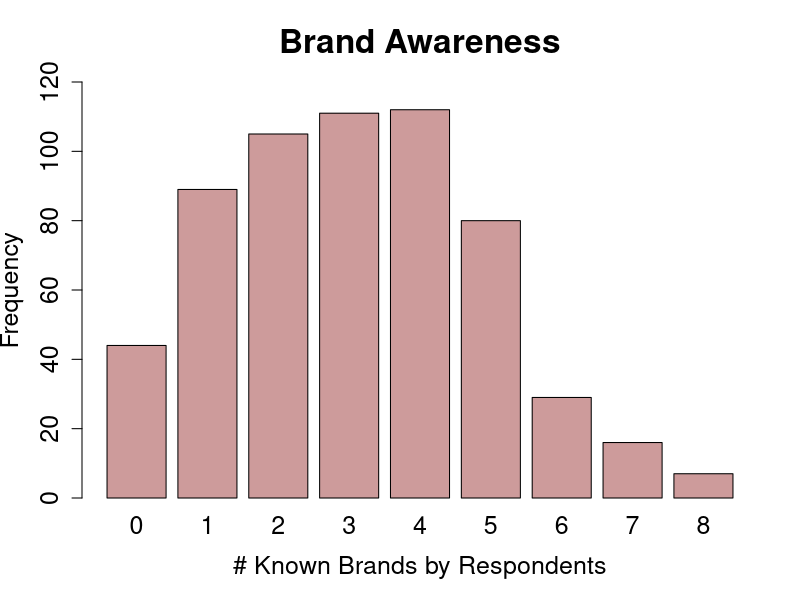
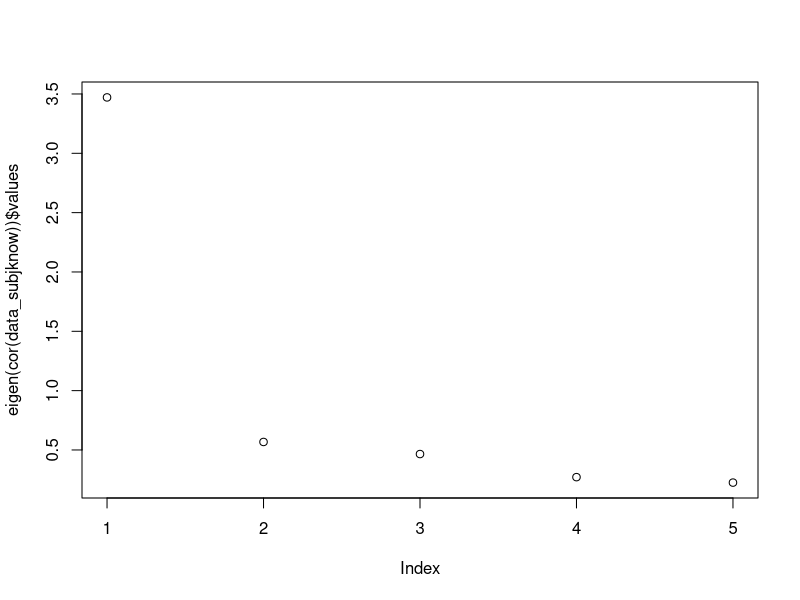
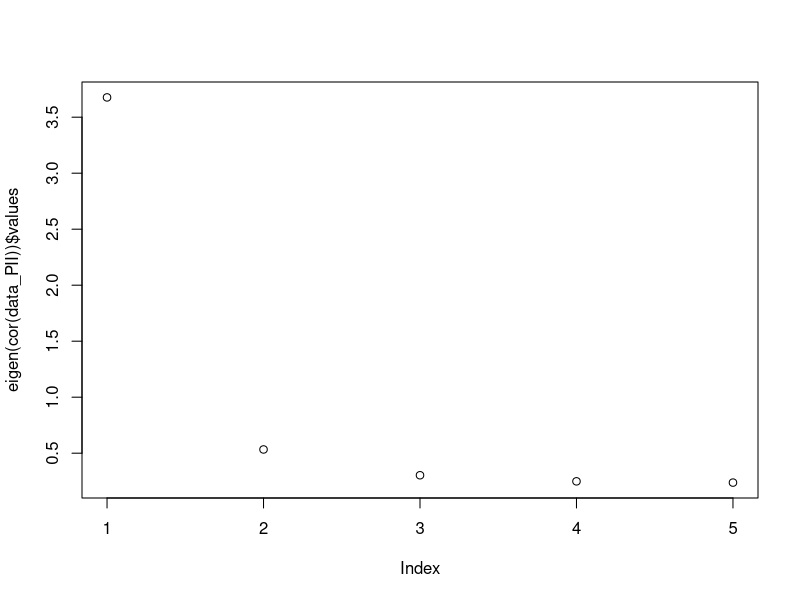
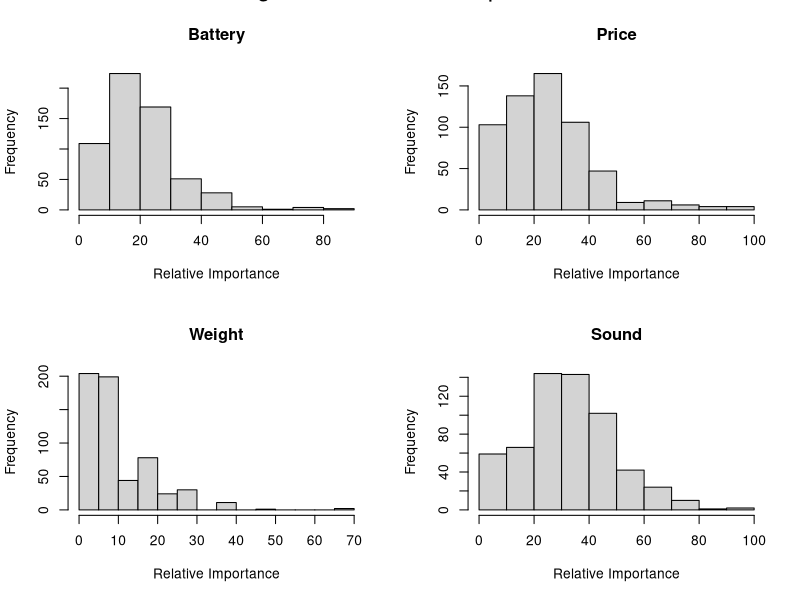
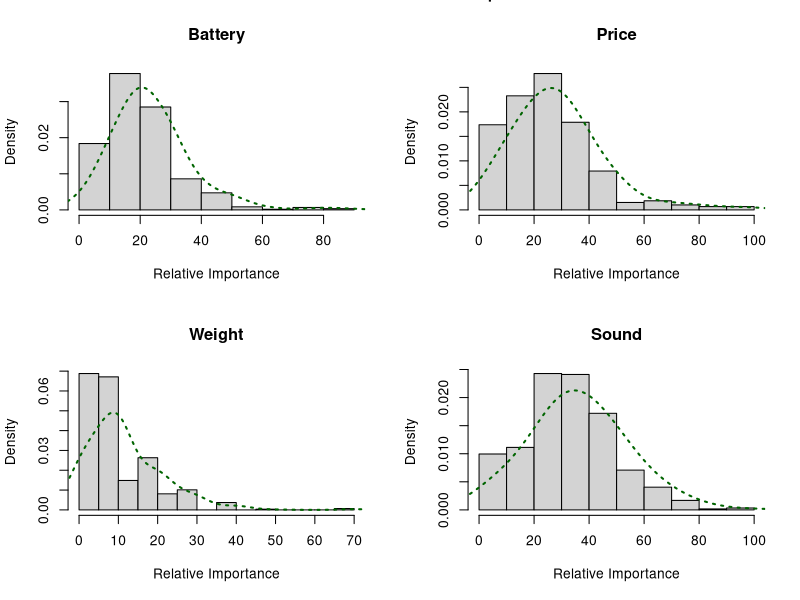

Write the R code that produced these figures, in order. (Note: this script raises an error after producing the figures.)
getwd()
setwd("~/Caci17/SWP3")

library(psych)
library(dplyr)

bluetooth <- read.csv("indivData.csv")

###---- Brand Awarenes ----

#bakalim kac kisi biliyormus
head <- c("Anker", "Bose", "JBL", "Philips", "Sony", "UE", "HarmanKardon", "Beats", "None", "Observations", "0", "1", "2", "3", "4", "5", "6", "7", "8", "Avr")

counts_general <- as.vector(rowSums(bluetooth[, c(4, 5, 6, 7, 8, 9, 10, 11)]))
#let's make a new column with counts general
bluetooth$brand_awareness <- as.factor(counts_general)
plot(bluetooth$brand_awareness, xlab="# Known Brands by Respondents", ylab = "Frequency", ylim=c(0,120), main = "Brand Awareness", col = "rosybrown3", cex.lab=1.5, cex.axis=1.5, cex.main=2, cex.sub=1.5, cex.names = 1.5)

general_sums <- c(sum(bluetooth$BrandAwareness_Anker), 
              sum(bluetooth$BrandAwareness_Bose),
              sum(bluetooth$BrandAwareness_JBL),
              sum(bluetooth$BrandAwareness_Philips),
              sum(bluetooth$BrandAwareness_Sony),
              sum(bluetooth$BrandAwareness_UE),
              sum(bluetooth$BrandAwareness_HarmanKardon),
              sum(bluetooth$BrandAwareness_Beats),
              sum(bluetooth$BrandAwareness_None),
              nrow(bluetooth),
              sum(counts_general == "0"),
              sum(counts_general == "1"),
              sum(counts_general == "2"),
              sum(counts_general == "3"),
              sum(counts_general == "4"),
              sum(counts_general == "5"),
              sum(counts_general == "6"),
              sum(counts_general == "7"),
              sum(counts_general == "8"),
              mean(counts_general)) #there is one person did not respond this question!

#hicbirini bilmiyorum diyen ama yine de baska markayi biliyorum diye isaretleyen olmus mu- olmamis baktim.

#cinsiyete gore ayiralim
female <- bluetooth[bluetooth$GenderLabel == "female", ]
male <- bluetooth[bluetooth$GenderLabel == "male", ]
no_gender_info <- bluetooth[bluetooth$GenderLabel == "Prefer not to answer", ]

counts_female <- as.vector(rowSums(female[, c(4, 5, 6, 7, 8, 9, 10, 11)]))
female_sums <- c(sum(female$BrandAwareness_Anker), 
                  sum(female$BrandAwareness_Bose),
                  sum(female$BrandAwareness_JBL),
                  sum(female$BrandAwareness_Philips),
                  sum(female$BrandAwareness_Sony),
                  sum(female$BrandAwareness_UE),
                  sum(female$BrandAwareness_HarmanKardon),
                  sum(female$BrandAwareness_Beats),
                  sum(female$BrandAwareness_None),
                  nrow(female),
                  sum(counts_female == "0"),
                  sum(counts_female == "1"),
                  sum(counts_female == "2"),
                  sum(counts_female == "3"),
                  sum(counts_female == "4"),
                  sum(counts_female == "5"),
                  sum(counts_female == "6"),
                  sum(counts_female == "7"),
                  sum(counts_female == "8"),
                  mean(counts_female))

counts_male <- as.vector(rowSums(male[, c(4, 5, 6, 7, 8, 9, 10, 11)]))
male_sums <- c(sum(male$BrandAwareness_Anker), 
                  sum(male$BrandAwareness_Bose),
                  sum(male$BrandAwareness_JBL),
                  sum(male$BrandAwareness_Philips),
                  sum(male$BrandAwareness_Sony),
                  sum(male$BrandAwareness_UE),
                  sum(male$BrandAwareness_HarmanKardon),
                  sum(male$BrandAwareness_Beats),
                  sum(male$BrandAwareness_None),
                  nrow(male),
                  sum(counts_male == "0"),
                  sum(counts_male == "1"),
                  sum(counts_male == "2"),
                  sum(counts_male == "3"),
                  sum(counts_male == "4"),
                  sum(counts_male == "5"),
                  sum(counts_male == "6"),
                  sum(counts_male == "7"),
                  sum(counts_male == "8"),
                  mean(counts_male))

counts_gender <- as.vector(rowSums(no_gender_info[, c(4, 5, 6, 7, 8, 9, 10, 11)]))
no_gender_sums <- c(sum(no_gender_info$BrandAwareness_Anker), 
                  sum(no_gender_info$BrandAwareness_Bose),
                  sum(no_gender_info$BrandAwareness_JBL),
                  sum(no_gender_info$BrandAwareness_Philips),
                  sum(no_gender_info$BrandAwareness_Sony),
                  sum(no_gender_info$BrandAwareness_UE),
                  sum(no_gender_info$BrandAwareness_HarmanKardon),
                  sum(no_gender_info$BrandAwareness_Beats),
                  sum(no_gender_info$BrandAwareness_None),
                  nrow(no_gender_info),
                  sum(counts_gender == "0"),
                  sum(counts_gender == "1"),
                  sum(counts_gender == "2"),
                  sum(counts_gender == "3"),
                  sum(counts_gender == "4"),
                  sum(counts_gender == "5"),
                  sum(counts_gender == "6"),
                  sum(counts_gender == "7"),
                  sum(counts_gender == "8"),
                  mean(counts_gender))
#by their occupation
employed <- bluetooth[bluetooth$OccupationLabel == "Employed",]
retired <- bluetooth[bluetooth$OccupationLabel == "Retired",]
selfemployed <- bluetooth[bluetooth$OccupationLabel == "Self-employed",]
student <- bluetooth[bluetooth$OccupationLabel == "Student",]
unemployed <- bluetooth[bluetooth$OccupationLabel == "Unemployed",]

counts_employed <- as.vector(rowSums(employed[, c(4, 5, 6, 7, 8, 9, 10, 11)]))
employed_sums <- c(sum(employed$BrandAwareness_Anker), 
                 sum(employed$BrandAwareness_Bose),
                 sum(employed$BrandAwareness_JBL),
                 sum(employed$BrandAwareness_Philips),
                 sum(employed$BrandAwareness_Sony),
                 sum(employed$BrandAwareness_UE),
                 sum(employed$BrandAwareness_HarmanKardon),
                 sum(employed$BrandAwareness_Beats),
                 sum(employed$BrandAwareness_None),
                 nrow(employed),
                 sum(counts_employed == "0"),
                 sum(counts_employed == "1"),
                 sum(counts_employed == "2"),
                 sum(counts_employed == "3"),
                 sum(counts_employed == "4"),
                 sum(counts_employed == "5"),
                 sum(counts_employed == "6"),
                 sum(counts_employed == "7"),
                 sum(counts_employed == "8"),
                 mean(counts_employed))

counts_retired <- as.vector(rowSums(retired[, c(4, 5, 6, 7, 8, 9, 10, 11)]))
retired_sums <- c(sum(retired$BrandAwareness_Anker), 
               sum(retired$BrandAwareness_Bose),
               sum(retired$BrandAwareness_JBL),
               sum(retired$BrandAwareness_Philips),
               sum(retired$BrandAwareness_Sony),
               sum(retired$BrandAwareness_UE),
               sum(retired$BrandAwareness_HarmanKardon),
               sum(retired$BrandAwareness_Beats),
               sum(retired$BrandAwareness_None),
               nrow(retired),
               sum(counts_retired == "0"),
               sum(counts_retired == "1"),
               sum(counts_retired == "2"),
               sum(counts_retired == "3"),
               sum(counts_retired == "4"),
               sum(counts_retired == "5"),
               sum(counts_retired == "6"),
               sum(counts_retired == "7"),
               sum(counts_retired == "8"),
               mean(counts_retired))

counts_selfemployed <- as.vector(rowSums(selfemployed[, c(4, 5, 6, 7, 8, 9, 10, 11)]))
selfemployed_sums <- c(sum(selfemployed$BrandAwareness_Anker), 
                    sum(selfemployed$BrandAwareness_Bose),
                    sum(selfemployed$BrandAwareness_JBL),
                    sum(selfemployed$BrandAwareness_Philips),
                    sum(selfemployed$BrandAwareness_Sony),
                    sum(selfemployed$BrandAwareness_UE),
                    sum(selfemployed$BrandAwareness_HarmanKardon),
                    sum(selfemployed$BrandAwareness_Beats),
                    sum(selfemployed$BrandAwareness_None),
                    nrow(selfemployed),
                    sum(counts_selfemployed == "0"),
                    sum(counts_selfemployed == "1"),
                    sum(counts_selfemployed == "2"),
                    sum(counts_selfemployed == "3"),
                    sum(counts_selfemployed == "4"),
                    sum(counts_selfemployed == "5"),
                    sum(counts_selfemployed == "6"),
                    sum(counts_selfemployed == "7"),
                    sum(counts_selfemployed == "8"),
                    mean(counts_selfemployed))

counts_student <- as.vector(rowSums(student[, c(4, 5, 6, 7, 8, 9, 10, 11)]))
student_sums <- c(sum(student$BrandAwareness_Anker), 
                      sum(student$BrandAwareness_Bose),
                      sum(student$BrandAwareness_JBL),
                      sum(student$BrandAwareness_Philips),
                      sum(student$BrandAwareness_Sony),
                      sum(student$BrandAwareness_UE),
                      sum(student$BrandAwareness_HarmanKardon),
                      sum(student$BrandAwareness_Beats),
                      sum(student$BrandAwareness_None),
                      nrow(student),
                      sum(counts_student == "0"),
                      sum(counts_student == "1"),
                      sum(counts_student == "2"),
                      sum(counts_student == "3"),
                      sum(counts_student == "4"),
                      sum(counts_student == "5"),
                      sum(counts_student == "6"),
                      sum(counts_student == "7"),
                      sum(counts_student == "8"),
                      mean(counts_student))

counts_unemployed <- as.vector(rowSums(unemployed[, c(4, 5, 6, 7, 8, 9, 10, 11)]))
unemployed_sums <- c(sum(unemployed$BrandAwareness_Anker), 
                       sum(unemployed$BrandAwareness_Bose),
                       sum(unemployed$BrandAwareness_JBL),
                       sum(unemployed$BrandAwareness_Philips),
                       sum(unemployed$BrandAwareness_Sony),
                       sum(unemployed$BrandAwareness_UE),
                       sum(unemployed$BrandAwareness_HarmanKardon),
                       sum(unemployed$BrandAwareness_Beats),
                       sum(unemployed$BrandAwareness_None),
                       nrow(unemployed),
                       sum(counts_unemployed == "0"),
                       sum(counts_unemployed == "1"),
                       sum(counts_unemployed == "2"),
                       sum(counts_unemployed == "3"),
                       sum(counts_unemployed == "4"),
                       sum(counts_unemployed == "5"),
                       sum(counts_unemployed == "6"),
                       sum(counts_unemployed == "7"),
                       sum(counts_unemployed == "8"),
                       mean(counts_unemployed))

#by income
levels(bluetooth$IncomeLabel)
#we have 8 levels, 1 to 7 is going in an increasing scale, while 8 is not specified 
bluetooth$Income <- as.factor(bluetooth$Income)
income1 <- bluetooth[bluetooth$Income == "1",]
income2 <- bluetooth[bluetooth$Income == "2",]
income3 <- bluetooth[bluetooth$Income == "3",]
income4 <- bluetooth[bluetooth$Income == "4",]
income5 <- bluetooth[bluetooth$Income == "5",]
income6 <- bluetooth[bluetooth$Income == "6",]
income7 <- bluetooth[bluetooth$Income == "7",]
income8 <- bluetooth[bluetooth$Income == "8",]


counts_income1 <- as.vector(rowSums(income1[, c(4, 5, 6, 7, 8, 9, 10, 11)]))
income1_sums <- c(sum(income1$BrandAwareness_Anker), 
                     sum(income1$BrandAwareness_Bose),
                     sum(income1$BrandAwareness_JBL),
                     sum(income1$BrandAwareness_Philips),
                     sum(income1$BrandAwareness_Sony),
                     sum(income1$BrandAwareness_UE),
                     sum(income1$BrandAwareness_HarmanKardon),
                     sum(income1$BrandAwareness_Beats),
                     sum(income1$BrandAwareness_None),
                     nrow(income1),
                     sum(counts_income1 == "0"),
                     sum(counts_income1 == "1"),
                     sum(counts_income1 == "2"),
                     sum(counts_income1 == "3"),
                     sum(counts_income1 == "4"),
                     sum(counts_income1 == "5"),
                     sum(counts_income1 == "6"),
                     sum(counts_income1 == "7"),
                     sum(counts_income1 == "8"),
                     mean(counts_income1))

counts_income2 <- as.vector(rowSums(income2[, c(4, 5, 6, 7, 8, 9, 10, 11)]))
income2_sums <- c(sum(income2$BrandAwareness_Anker), 
                     sum(income2$BrandAwareness_Bose),
                     sum(income2$BrandAwareness_JBL),
                     sum(income2$BrandAwareness_Philips),
                     sum(income2$BrandAwareness_Sony),
                     sum(income2$BrandAwareness_UE),
                     sum(income2$BrandAwareness_HarmanKardon),
                     sum(income2$BrandAwareness_Beats),
                     sum(income2$BrandAwareness_None),
                     nrow(income2),
                     sum(counts_income2 == "0"),
                     sum(counts_income2 == "1"),
                     sum(counts_income2 == "2"),
                     sum(counts_income2 == "3"),
                     sum(counts_income2 == "4"),
                     sum(counts_income2 == "5"),
                     sum(counts_income2 == "6"),
                     sum(counts_income2 == "7"),
                     sum(counts_income2 == "8"),
                     mean(counts_income2))


counts_income3 <- as.vector(rowSums(income3[, c(4, 5, 6, 7, 8, 9, 10, 11)]))
income3_sums <- c(sum(income3$BrandAwareness_Anker), 
                     sum(income3$BrandAwareness_Bose),
                     sum(income3$BrandAwareness_JBL),
                     sum(income3$BrandAwareness_Philips),
                     sum(income3$BrandAwareness_Sony),
                     sum(income3$BrandAwareness_UE),
                     sum(income3$BrandAwareness_HarmanKardon),
                     sum(income3$BrandAwareness_Beats),
                     sum(income3$BrandAwareness_None),
                     nrow(income3),
                     sum(counts_income3 == "0"),
                     sum(counts_income3 == "1"),
                     sum(counts_income3 == "2"),
                     sum(counts_income3 == "3"),
                     sum(counts_income3 == "4"),
                     sum(counts_income3 == "5"),
                     sum(counts_income3 == "6"),
                     sum(counts_income3 == "7"),
                     sum(counts_income3 == "8"),
                     mean(counts_income3))

counts_income4 <- as.vector(rowSums(income4[, c(4, 5, 6, 7, 8, 9, 10, 11)]))
income4_sums <- c(sum(income4$BrandAwareness_Anker), 
                     sum(income4$BrandAwareness_Bose),
                     sum(income4$BrandAwareness_JBL),
                     sum(income4$BrandAwareness_Philips),
                     sum(income4$BrandAwareness_Sony),
                     sum(income4$BrandAwareness_UE),
                     sum(income4$BrandAwareness_HarmanKardon),
                     sum(income4$BrandAwareness_Beats),
                     sum(income4$BrandAwareness_None),
                     nrow(income4),
                     sum(counts_income4 == "0"),
                     sum(counts_income4 == "1"),
                     sum(counts_income4 == "2"),
                     sum(counts_income4 == "3"),
                     sum(counts_income4 == "4"),
                     sum(counts_income4 == "5"),
                     sum(counts_income4 == "6"),
                     sum(counts_income4 == "7"),
                     sum(counts_income4 == "8"),
                     mean(counts_income4))

counts_income5 <- as.vector(rowSums(income5[, c(4, 5, 6, 7, 8, 9, 10, 11)]))
income5_sums <- c(sum(income5$BrandAwareness_Anker), 
                     sum(income5$BrandAwareness_Bose),
                     sum(income5$BrandAwareness_JBL),
                     sum(income5$BrandAwareness_Philips),
                     sum(income5$BrandAwareness_Sony),
                     sum(income5$BrandAwareness_UE),
                     sum(income5$BrandAwareness_HarmanKardon),
                     sum(income5$BrandAwareness_Beats),
                     sum(income5$BrandAwareness_None),
                     nrow(income5),
                     sum(counts_income5 == "0"),
                     sum(counts_income5 == "1"),
                     sum(counts_income5 == "2"),
                     sum(counts_income5 == "3"),
                     sum(counts_income5 == "4"),
                     sum(counts_income5 == "5"),
                     sum(counts_income5 == "6"),
                     sum(counts_income5 == "7"),
                     sum(counts_income5 == "8"),
                     mean(counts_income5))

counts_income6 <- as.vector(rowSums(income6[, c(4, 5, 6, 7, 8, 9, 10, 11)]))
income6_sums <- c(sum(income6$BrandAwareness_Anker), 
                     sum(income6$BrandAwareness_Bose),
                     sum(income6$BrandAwareness_JBL),
                     sum(income6$BrandAwareness_Philips),
                     sum(income6$BrandAwareness_Sony),
                     sum(income6$BrandAwareness_UE),
                     sum(income6$BrandAwareness_HarmanKardon),
                     sum(income6$BrandAwareness_Beats),
                     sum(income6$BrandAwareness_None),
                     nrow(income6),
                     sum(counts_income6 == "0"),
                     sum(counts_income6 == "1"),
                     sum(counts_income6 == "2"),
                     sum(counts_income6 == "3"),
                     sum(counts_income6 == "4"),
                     sum(counts_income6 == "5"),
                     sum(counts_income6 == "6"),
                     sum(counts_income6 == "7"),
                     sum(counts_income6 == "8"),
                     mean(counts_income6))

counts_income7 <- as.vector(rowSums(income7[, c(4, 5, 6, 7, 8, 9, 10, 11)]))
income7_sums <- c(sum(income7$BrandAwareness_Anker), 
                     sum(income7$BrandAwareness_Bose),
                     sum(income7$BrandAwareness_JBL),
                     sum(income7$BrandAwareness_Philips),
                     sum(income7$BrandAwareness_Sony),
                     sum(income7$BrandAwareness_UE),
                     sum(income7$BrandAwareness_HarmanKardon),
                     sum(income7$BrandAwareness_Beats),
                     sum(income7$BrandAwareness_None),
                     nrow(income7),
                     sum(counts_income7 == "0"),
                     sum(counts_income7 == "1"),
                     sum(counts_income7 == "2"),
                     sum(counts_income7 == "3"),
                     sum(counts_income7 == "4"),
                     sum(counts_income7 == "5"),
                     sum(counts_income7 == "6"),
                     sum(counts_income7 == "7"),
                     sum(counts_income7 == "8"),
                     mean(counts_income7))

counts_income8 <- as.vector(rowSums(income8[, c(4, 5, 6, 7, 8, 9, 10, 11)]))
income8_sums <- c(sum(income8$BrandAwareness_Anker), 
                     sum(income8$BrandAwareness_Bose),
                     sum(income8$BrandAwareness_JBL),
                     sum(income8$BrandAwareness_Philips),
                     sum(income8$BrandAwareness_Sony),
                     sum(income8$BrandAwareness_UE),
                     sum(income8$BrandAwareness_HarmanKardon),
                     sum(income8$BrandAwareness_Beats),
                     sum(income8$BrandAwareness_None),
                     nrow(income8),
                     sum(counts_income8 == "0"),
                     sum(counts_income8 == "1"),
                     sum(counts_income8 == "2"),
                     sum(counts_income8 == "3"),
                     sum(counts_income8 == "4"),
                     sum(counts_income8 == "5"),
                     sum(counts_income8 == "6"),
                     sum(counts_income8 == "7"),
                     sum(counts_income8 == "8"),
                     mean(counts_income8))

total_matrix <- rbind(general_sums,female_sums, male_sums, no_gender_sums ,
           employed_sums, retired_sums, selfemployed_sums, student_sums, unemployed_sums,
           income1_sums, income2_sums, income3_sums, income4_sums, income5_sums, income6_sums, income7_sums, income8_sums)
colnames(total_matrix) <- head
total_matrix

#write.csv(total_matrix, "file.csv")


### RELATIVE IMPORTANT FACTORS ANALYSIS - 0rki ORKUN

# genel data da insanlar neyi onemsemis, en fazla degerler vs....
relImportanceEveryone <- cbind(summary(bluetooth$RelImp_battery), summary(bluetooth$RelImp_price),
                       summary(bluetooth$RelImp_weight), summary(bluetooth$RelImp_sound) )
colnames(relImportanceEveryone) <- (cbind('Battery', 'Price', 'Weight', 'Sound'))

mean(x = sort(x = bluetooth$RelImp_weight)[-c(1, length(x = bluetooth$RelImp_weight))])

# sonra bu aynisini farkli yas-income-bilgi vs. gruplari icin yapilsin.

# relImportancePriceGroupedbyBrandAwareness <- bluetooth %>% group_by(BrandAwareness_Anker, BrandAwareness_Bose,
#                                                       BrandAwareness_JBL, BrandAwareness_Philips,
#                                                       BrandAwareness_Sony, BrandAwareness_UE,
#                                                       BrandAwareness_HarmanKardon, BrandAwareness_Beats,
# BrandAwareness_Beats, BrandAwareness_None) %>% summarise('Price Mean' = mean(RelImp_price))
# brand awareness a gore grouplamak cok anlamli bi sey cikarmiyo...

relImportancePrice_groupedbyAge <- bluetooth %>% group_by(Age) %>% summarise('Price Mean' = mean(RelImp_price))
relImportanceSound_groupedbyAge <- bluetooth %>% group_by(Age) %>% summarise('Sound Mean' = mean(RelImp_sound))
relImportanceBattery_groupedbyAge <- bluetooth %>% group_by(Age) %>% summarise('Battery Mean' = mean(RelImp_battery))
relImportanceWeight_groupedbyAge <- bluetooth %>% group_by(Age) %>% summarise('Weight Mean' = mean(RelImp_weight))


RelImportance_groupedbyAge<- cbind(relImportancePrice_groupedbyAge,
                                   relImportanceSound_groupedbyAge,
                                   relImportanceBattery_groupedbyAge,
                                   relImportanceWeight_groupedbyAge)
RelImportance_groupedbyAge <- RelImportance_groupedbyAge[, cbind(-3,-5,-7)]
RelImportance_groupedbyAge

write.table(RelImportance_groupedbyAge,file="RelImportance_groupedbyAge.txt", sep = '|')

relImportancePrice_groupedbyIncome <- bluetooth %>% group_by(Income) %>% summarise('Price Mean' = mean(RelImp_price))
relImportanceSound_groupedbyIncome <- bluetooth %>% group_by(Income) %>% summarise('Sound Mean' = mean(RelImp_sound))
relImportanceBattery_groupedbyIncome <- bluetooth %>% group_by(Income) %>% summarise('Battery Mean' = mean(RelImp_battery))
relImportanceWeight_groupedbyIncome <- bluetooth %>% group_by(Income) %>% summarise('Weight Mean' = mean(RelImp_weight))

RelImportance_groupedbyIncome<- cbind(relImportancePrice_groupedbyIncome,
                                      relImportanceSound_groupedbyIncome,
                                      relImportanceBattery_groupedbyIncome,
                                      relImportanceWeight_groupedbyIncome)
RelImportance_groupedbyIncome <- RelImportance_groupedbyIncome[, cbind(-3,-5,-7)]
RelImportance_groupedbyIncome

write.table(RelImportance_groupedbyIncome,file="RelImportance_groupedbyIncome.txt", sep = '|')


# TO-DO: otomatize edilebilir regex kullanilarak, kafam basmadi suan
# for (attribute in regexpr('RelImp_*', colnames(bluetooth))) {
#   hist(bluetooth$attribute, freq = FALSE)
#   lines(density(bluetooth$attribute))
# }

png("RelativeImportanceHistograms.png")

par(mfrow=c(2, 2)) # aslinda 2ye 2lik bir grafik template i aciyor

hist(bluetooth$RelImp_battery, freq = TRUE, main = 'Battery' , xlab = 'Relative Importance')

hist(bluetooth$RelImp_price, freq = TRUE, main = 'Price', xlab = 'Relative Importance')

hist(bluetooth$RelImp_weight, freq = TRUE, main = 'Weight', xlab = 'Relative Importance')

hist(bluetooth$RelImp_sound, freq = TRUE, main = 'Sound', xlab = 'Relative Importance')

mtext('Histograms of Relative Importances', outer = TRUE, cex = 1.5)

dev.off() 

# Open a png file
png("RelativeImportanceHistograms.png")

par(mfrow=c(2, 2)) # aslinda 2ye 2lik bir grafik template i aciyor

hist(bluetooth$RelImp_battery, freq = FALSE, main = 'Battery' , xlab = 'Relative Importance')
lines(density(bluetooth$RelImp_battery, adjust=2),
      col="darkgreen", lwd=2, lty= "dotted" )

hist(bluetooth$RelImp_price, freq = FALSE, main = 'Price', xlab = 'Relative Importance')
lines(density(bluetooth$RelImp_price, adjust=2),
      col="darkgreen", lwd=2, lty= "dotted" )

hist(bluetooth$RelImp_weight, freq = FALSE, main = 'Weight', xlab = 'Relative Importance')
lines(density(bluetooth$RelImp_weight, adjust=2),
      col="darkgreen", lwd=2, lty= "dotted" )

hist(bluetooth$RelImp_sound, freq = FALSE, main = 'Sound', xlab = 'Relative Importance')
lines(density(bluetooth$RelImp_sound, adjust=2),
      col="darkgreen", lwd=2, lty= "dotted" )

mtext('Distribution of Relative Importances', outer = TRUE, cex = 1.5)

# Close the png file
dev.off() 



#######              KNOWLEDGE ABOUT SPEAKERS

#1: I know pretty much
#2: not very knowledgeable
#3: expert (among the circle of friends)
#4: I know less (compared to most other people)
#5: I really don???t know

data_subjknow <- bluetooth %>%
  select(starts_with("SubjKnow"))

####      FACTOR ANALYSIS
# Eigenvalue -- finding the optimal number of factors
eigen(cor(data_subjknow))$values
plot(eigen(cor(data_subjknow))$values) # 1 tane factor yap diyor, ilk eigenvalue: 3,47, ikinci: 0.56
fa<-fa(data_subjknow,method=mle,scores='tenBerge',
       nfactors=1, rotate ="varimax")
fa
bluetooth$fa <- fa$scores

###      IntentToBuy'a gore : 
# Cok bilenler almaya daha mi meyilli?
scores<-aggregate(fa$scores, by=list(bluetooth$IntentToBuy),mean, na.rm=TRUE)
scores

# scores: IntentToBuy = 0 icin -0.075 , IntentToBuy = 1 icin 0.150, 
# bu cok bilenler almaya daha meyilli, such finding!! 


###     Relative Importance'a gore :
# Cok bilenler neye onem veriyor?

data_relimp <- bluetooth %>%
  select(starts_with("RelImp"))

bluetooth$RelImp <- colnames(data_relimp)[apply(data_relimp,1,which.max)]

scores<-aggregate(fa$scores, by=list(bluetooth$RelImp),mean, na.rm=TRUE)
scores
scores_sorted <- scores[order(scores[, "MR1"]), , drop = FALSE]
scores_sorted

# burda en buyuk deger buyukten kucuge : sound , battery , price , weight ( 0.17 , -0.018 , -0.148 , -0.69)
# yani en cok bilenler, relative importance larini ustteki siraya gore belirlemisler.

###     Gender'a gore : 
# Cok bilenlerin cinsiyeti ne? 

scores<-aggregate(fa$scores, by=list(bluetooth$GenderLabel),mean, na.rm=TRUE)
scores
scores_sorted <- scores[order(scores[, "MR1"]), , drop = FALSE]
scores_sorted

# burda en buyuk deger buyukten kucuge : male, no answer, female ( 0.35 , -0.119, -0.44)
# yani en cok bilenlerin sirasi yukaridaki gibi.


###     Age'e gore : 
# Cok bilenlerin yasi ne? 

levels(bluetooth$AgeLabel)
# 8 level var, "1": <18 ve "8": >=50
scores<-aggregate(fa$scores, by=list(bluetooth$AgeLabel),mean, na.rm=TRUE)
scores
scores_sorted <- scores[order(scores[, "MR1"]), , drop = FALSE]
scores_sorted

# karisik biraz 25-40 arasi daha cok biliyor, bi de 18 yas alti

###     Residence'a gore : 
# Cok bilenler nerde yasiyor? 

levels(bluetooth$Residence)
# 38 level var.
scores<-aggregate(fa$scores, by=list(bluetooth$Residence),mean, na.rm=TRUE)
scores
scores_sorted <- scores[order(scores[, "MR1"]), , drop = FALSE]
scores_sorted

# en cok bilen uclu: Macedonia, Iran, Spain
# en az bilen uclu: Portugal, Serbia, Ukraine


###     Occupation'a gore : 
# Cok bilenler nerde yasiyor? 

levels(bluetooth$OccupationLabel)
# 5 level var.
scores<-aggregate(fa$scores, by=list(bluetooth$OccupationLabel),mean, na.rm=TRUE)
scores
scores_sorted <- scores[order(scores[, "MR1"]), , drop = FALSE]
scores_sorted

# Cok bilenden az bilene : student, self-employed, employed, unemployed, retired


###     Education'a gore : 
# Cok bilenler ne kadar egitimli? 

levels(bluetooth$EducationLabel)
# 5 level var.
scores<-aggregate(fa$scores, by=list(bluetooth$EducationLabel),mean, na.rm=TRUE)
scores
scores_sorted <- scores[order(scores[, "MR1"]), , drop = FALSE]
scores_sorted

# Cok bilenden az bilene : undergraduate, graduate, high school, other, less than high school


###     Income'a gore : 
# Cok bilenler ne kadar parasi var? 

levels(bluetooth$IncomeLabel)
# 8 level var.
scores<-aggregate(fa$scores, by=list(bluetooth$IncomeLabel),mean, na.rm=TRUE)
scores
scores_sorted <- scores[order(scores[, "MR1"]), , drop = FALSE]
scores_sorted

# Cok bilenden az bilene : zenginler daha cok biliyor genelde :)




####                  IS IT IMPORTANT?

#1: important
#2: mean nothing
#3: matter
#4: significant
#5: no concern

data_PII <- bluetooth %>%
  select(starts_with("PII"))

####       FACTOR ANALYSIS
# Eigenvalue -- finding the optimal number of factors
eigen(cor(data_PII))$values
plot(eigen(cor(data_PII))$values) # 1 tane factor yap diyor, ilk eigenvalue: 3,47, ikinci: 0.56
fa2<-fa(data_PII,method=mle,scores='tenBerge',
       nfactors=1, rotate ="varimax")
fa2
bluetooth$fa2 <- fa2$scores

###      IntentToBuy'a gore : 
# Cok onem verenler almaya daha mi meyilli?
scores<-aggregate(fa2$scores, by=list(bluetooth$IntentToBuy),mean, na.rm=TRUE)
scores

# scores: IntentToBuy = 0 icin -0.139 , IntentToBuy = 1 icin 0.278, 
# bu cok bilenler almaya daha meyilli.


###       Relative Importance'a gore : 
# Cok onem verenler neye onem veriyor?

scores<-aggregate(fa2$scores, by=list(bluetooth$RelImp),mean, na.rm=TRUE)
scores

# RelImp_battery : 1
# RelImp_weight : 2
# RelImp_price : 3
# RelImp_sound : 4

# burda en buyuk deger buyukten kucuge : sound , battery , price , weight ( 0.202 , -0.079 , -0.19 , -0.41)
# yani en cok onem verenler, relative importance larini ustteki siraya gore belirlemisler.

###     Gender'a gore : 
# Cok bilenlerin cinsiyeti ne? 

scores<-aggregate(fa2$scores, by=list(bluetooth$GenderLabel),mean, na.rm=TRUE)
scores
scores_sorted <- scores[order(scores[, "MR1"]), , drop = FALSE]
scores_sorted

# burda en buyuk deger buyukten kucuge : male, no answer, female ( 0.35 , -0.119, -0.44)
# yani en cok bilenlerin sirasi yukaridaki gibi.


###     Age'e gore : 
# Cok onem verenlerin yasi ne? 

levels(bluetooth$AgeLabel)
# 8 level var, "1": <18 ve "8": >=50
scores<-aggregate(fa2$scores, by=list(bluetooth$AgeLabel),mean, na.rm=TRUE)
scores
scores_sorted <- scores[order(scores[, "MR1"]), , drop = FALSE]
scores_sorted

# onem verenler 18 yas alti ve 18-29, 
# cok bilenlerle karsilastirinca biraz komik, cok bilenler 25-40 arasi genelde :) 



###     Residence'a gore : 
# Cok onem verenler nerde yasiyor? 

levels(bluetooth$Residence)
# 38 level var.
scores<-aggregate(fa2$scores, by=list(bluetooth$Residence),mean, na.rm=TRUE)
scores
scores_sorted <- scores[order(scores[, "MR1"]), , drop = FALSE]
scores_sorted

# en cok onem veren uclu: Macedonia, Brazil, Spain
# en az onem veren uclu: Syria, Benin, China


###     Occupation'a gore : 
# Cok onem verenler nap??yor? :)

levels(bluetooth$OccupationLabel)
# 5 level var.
scores<-aggregate(fa2$scores, by=list(bluetooth$OccupationLabel),mean, na.rm=TRUE)
scores
scores_sorted <- scores[order(scores[, "MR1"]), , drop = FALSE]
scores_sorted

# Cok bilenden az bilene : student, self-employed, employed, unemployed, retired


###     Education'a gore : 
# Cok onem verenler ne kadar egitimli? 

levels(bluetooth$EducationLabel)
# 5 level var.
scores<-aggregate(fa2$scores, by=list(bluetooth$EducationLabel),mean, na.rm=TRUE)
scores
scores_sorted <- scores[order(scores[, "MR1"]), , drop = FALSE]
scores_sorted

# Cok bilenden az bilene : other, undergraduate, high school, graduate, less than high school


###     Income'a gore : 
# Cok onem verenlerin ne kadar parasi var? 

levels(bluetooth$IncomeLabel)
# 8 level var.
scores<-aggregate(fa2$scores, by=list(bluetooth$IncomeLabel),mean, na.rm=TRUE)
scores
scores_sorted <- scores[order(scores[, "MR1"]), , drop = FALSE]
scores_sorted

# Cok onem verenden az verene : karisik biraz, middle income? :)


#### CLUSTERING


# Cluster Persons from bluetooth speaker questionaire

library(stringr)

bluetooth[,-str_detect(colnames(bluetooth), "Label")]
bluetooth$RelImp <- NULL
bluetooth$id <- NULL
bluetooth$Residence <- NULL

bluetooth$Income <- as.numeric(bluetooth$Income)
bluetooth[bluetooth$Income ==8] <- median(as.numeric(bluetooth$Income[bluetooth$Income != 8]))
bluetooth$brand_awareness <- as.numeric(bluetooth$brand_awareness)                    
                                           
colnames(bluetooth[,-(3:21)])
str(bluetooth[,-(3:21)])
bluetooth.dist<-dist(apply(bluetooth[,-(3:21)],2,scale)) 
str(bluetooth.dist)
bluetooth.dist

as.matrix(bluetooth.dist)[1:5,1:5]

bluetoothclust <- hclust(bluetooth.dist, method ="single")
plot(bluetoothclust)
bluetoothclust <- hclust(bluetooth.dist, method ="ward.D2")
plot(bluetoothclust)

bluetoothclust.segment <- cutree(bluetoothclust, k=6)
str(bluetoothclust.segment)

table(bluetoothclust.segment)

seg.summ <- function (data,groups) {
  aggregate(data,list(groups), function (x) mean(as.numeric(x)))
}

seg.summ(bluetooth[,-(3:21)],bluetoothclust.segment)

plot(rev(bluetoothclust$height^2))
plot(rev(bluetoothclust$height^2)[1:50], type="b")
plot(bluetoothclust$height^2)

bluetoothclust$height

# K-Means

set.seed (456) 
seg.k <- kmeans(bluetooth.dist , centers =4)
seg.k
seg.summ (bluetooth[,-(3:21)] , seg.k$cluster )

boxplot(bluetooth$Income~seg.k$cluster ,
        xlab ="Income", ylab ="Segment",
        horizontal = TRUE )
library ( cluster )
clusplot(bluetooth , seg.k$cluster , color =TRUE , shade =TRUE ,
         labels =4, lines =0, main ="K- means cluster plot ")





### ---- Other Descriptive Analytics (Kodlarimiz karismasin diye section actim buraya) ----

#code code


####### EDA - pca de yaptim factor analysis yaninda, bence kullanmicaz ama silmiyim dedim.
## PCA - two factors 
#pca_2factor<-principal(data_subjknow, nfactors=2, rotate ="varimax")
#pca_2factor
# 1, 2, 4 ve 5 factor oldu, 3 ayri kaldi.

#head(pca_2factor$scores)
#t(pca_2factor$scores)%*%pca_2factor$scores/(nrow(data_subjknow)-1) # show that factors are uncorrelated

# PCA - two factors - plot 
# burda IntentToBuy'a bak??nca, ??ok bilenler almaya daha meyilli gibi bi ??ey cikarmaya calisiyorum.
#scores <- aggregate(pca_2factor$scores, by=list(bluetooth$IntentToBuy), mean, na.rm=TRUE)
#x <- scores[,2]
#y <- scores[,3]
#plot(x, y, xlab = "Coordinate 1", ylab = "Coordinate 2", main = "Metric MDS", 
# pch = 19, ylim = c(-2, 2), xlim = c(-2, 2))
#text(x, y, labels = scores[,1], cex = 1, pos = 4)
#abline(h = 0, v = 0, col = "grey")

## PCA - three factors 
#pca_3factor<-principal(data_subjknow, nfactors=3, rotate ="varimax")
#pca_3factor
# 1, 2 ve 5 factor oldu, 3 ayri bir factor, 4 ayri bir factor oldu.
#3
#head(pca_3factor$scores)
#t(pca_3factor$scores)%*%pca_3factor$scores/(nrow(data_subjknow)-1) # show that factors are uncorrelated

#scores<-aggregate(pca_3factor$scores, by=list(bluetooth$IntentToBuy),mean, na.rm=TRUE)
#scores

#dist.factor <- dist(scores[,-c(1)])
#dist.factor

###### ERROR SHOW ########
#fit.factor <- cmdscale(dist.factor, k = 2) # burda error veriyor, 3 factor'un 2 boyutlu izdusumunu cikaramiyorum.
# variable say??s?? 2, az diye mi oyle oluyor?
#fit.factor

#x.factor <- fit.factor[,1]
#y.factor <- fit.factor[,2]

#plot(x.factor, y.factor, xlab = "Coordinate 1", ylab = "Coordinate 2", main = "Metric MDS", 
#    pch = 19, ylim = c(-3, 3), xlim = c(-3, 3))
#text(x.factor, y.factor, labels = hscores[,1], cex = 1, pos = 4)
#abline(h = 0, v = 0, col = "grey")


## PCA
#pca_2factor<-principal(data_PII, nfactors=2, rotate ="varimax")
#pca_2factor
# 1, 2, 3 ve 4 factor oldu, 5 ayri kaldi.

#head(pca_2factor$scores)
#t(pca_2factor$scores)%*%pca_2factor$scores/(nrow(data_subjknow)-1) # show that factors are uncorrelated

#scores <- aggregate(pca_2factor$scores, by=list(bluetooth$IntentToBuy), mean, na.rm=TRUE)
#x <- scores[,2]
#y <- scores[,3]
#plot(x, y, xlab = "Coordinate 1", ylab = "Coordinate 2", main = "Metric MDS", 
#     pch = 19, ylim = c(-2, 2), xlim = c(-2, 2))
#text(x, y, labels = scores[,1], cex = 1, pos = 4)
#abline(h = 0, v = 0, col = "grey")


#pca_3factor<-principal(data_PII, nfactors=3, rotate ="varimax")
#pca_3factor
# 1, 3 ve 4 factor oldu, 2 ayri bir factor, 5 ayri bir factor oldu.

#head(pca_3factor$scores)
#t(pca_3factor$scores)%*%pca_3factor$scores/(nrow(data_subjknow)-1) # show that factors are uncorrelated

############################################################################################
#####      KNOWLEGDE VE IMPORTANCE FACTORLERI COK YAK??N SONUC VERIYOR, BEN HEPSINI KOMPLE MI FACTORLESEM? HE HE :)

data_factor <- bluetooth %>%
  select(starts_with("SubjKnow"),
         starts_with("PII"))

# Eigenvalue -- finding the optimal number of factors
eigen(cor(data_factor))$values
plot(eigen(cor(data_factor))$values) # 2 tane factor yap diyor, ilk eigenvalue: 4,95, ikinci: 2,206
fa<-fa(data_factor,method=mle,scores='tenBerge',
       nfactors=2, rotate ="varimax")
fa # knowledgelari ayr?? factorledi, importancelari ayri factorledi, mantikli.

###      IntentToBuy'a gore :
# Cok onem verenler + bilenler almaya daha mi meyilli?
scores<-aggregate(fa$scores, by=list(bluetooth$IntentToBuy),mean, na.rm=TRUE)
scores

# scores: IntentToBuy = 0 icin -0.137 ve -0.519 , IntentToBuy = 1 icin 0.274 ve 0.103, 
# cok onem verenler + bilenler almaya daha meyilli.


###       Relative Importance'a gore : 
# Cok onem verenler + bilenler neye onem veriyor?

scores<-aggregate(fa$scores, by=list(bluetooth$RelImp),mean, na.rm=TRUE)
scores

# RelImp_battery : 1
# RelImp_weight : 2
# RelImp_price : 3
# RelImp_sound : 4

# burda en buyuk deger buyukten kucuge : sound , battery , price , weight
# yani en cok onem verenler + bilenler, relative importance larini ustteki siraya gore belirlemisler.

############################################################################################


###########
